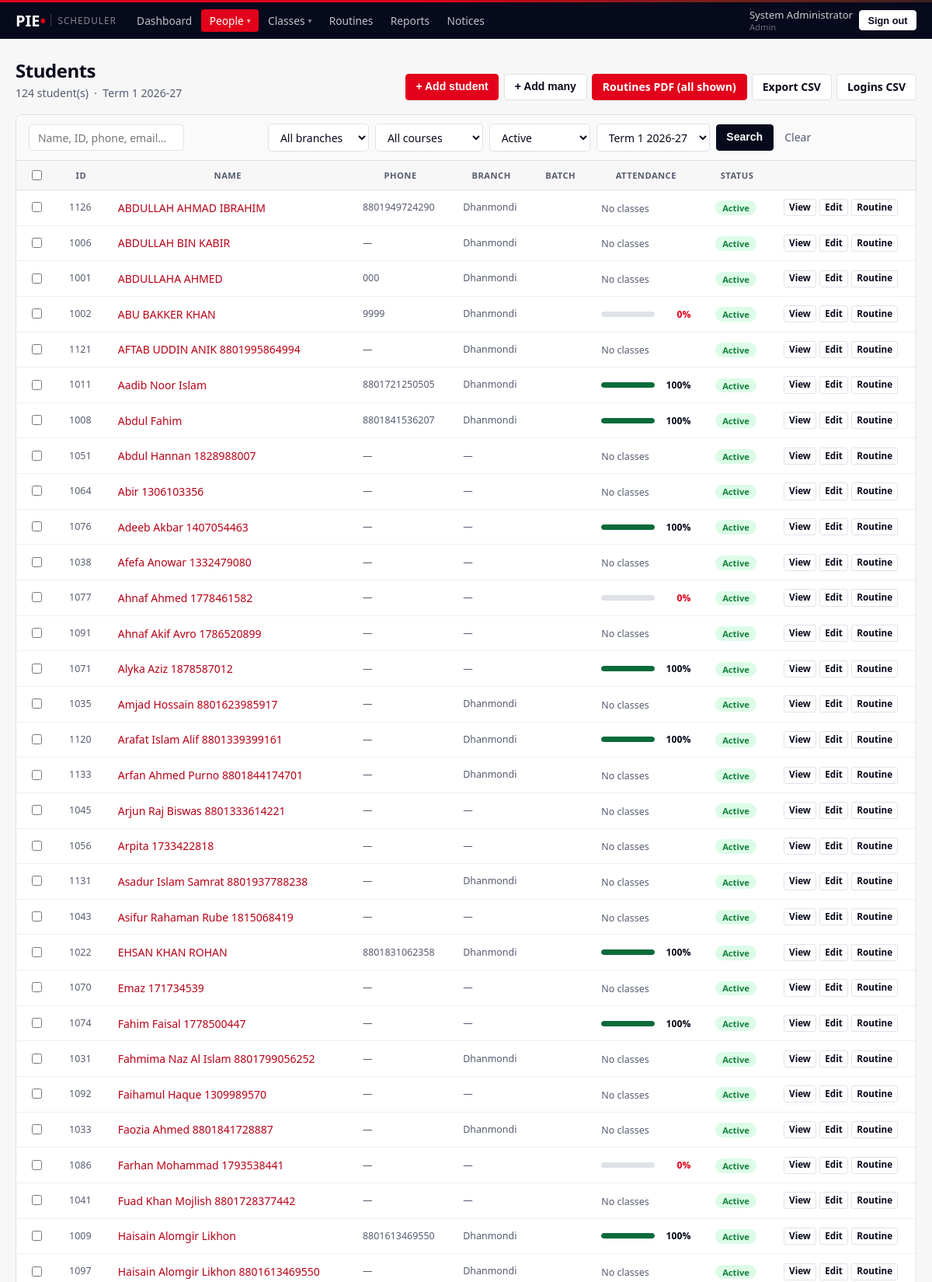
The page /admin/students (signed in, upper part) on the database its author committed.
### models.py (models this page shows, shortened)
class User(UserMixin, db.Model):
    __tablename__ = "user"
    id           = db.Column(db.Integer, primary_key=True)
    username     = db.Column(db.String(64), unique=True, nullable=False, index=True)
    password_hash= db.Column(db.String(255), nullable=False)
    full_name    = db.Column(db.String(120), nullable=False)
    role         = db.Column(db.String(16), nullable=False, index=True)
    status       = db.Column(db.String(16), default="ACTIVE", nullable=False, index=True)
    phone        = db.Column(db.String(32))
    email        = db.Column(db.String(120))
    branch       = db.Column(db.String(32), index=True)
    subjects     = db.Column(db.String(255))          # teachers only
    max_daily_hours = db.Column(db.Float, default=8.0)# teachers only
    days_off     = db.Column(db.String(32))           # teachers: "0,3" = Mon,Thu
    work_hours   = db.Column(db.String(255))          # "0=10:00-20:00;1=14:00-20:00"
    initial_password = db.Column(db.String(64))
    created_at   = db.Column(db.DateTime, default=datetime.utcnow)
    @property
    def is_active(self):
        return self.status == "ACTIVE"
    @property
    def is_admin(self):
        return self.role == "ADMIN"

class Term(db.Model):
    __tablename__ = "term"
    id           = db.Column(db.Integer, primary_key=True)
    name         = db.Column(db.String(120), unique=True, nullable=False)
    start_date   = db.Column(db.Date, nullable=False)
    end_date     = db.Column(db.Date, nullable=False)
    is_current   = db.Column(db.Boolean, default=False, nullable=False)

### views_admin.py (the view)
@bp.route("/admin/students")
@login_required
@admin_only
def students():
    f = _filters()
    start, end, label = window_from_request()
    query   = student_search(**f)
    page    = paginate(query, request.args.get("page", type=int))
    summaries = bulk_attendance_summary([s.id for s in page.items], start, end)
    dupe_names = [n for (n,) in
                  db.session.query(func.lower(User.full_name))
                  .filter_by(role="STUDENT")
                  .group_by(func.lower(User.full_name))
                  .having(func.count(User.id) > 1).all()]
    return render_template("admin/students.html",
                           page=page, filters=f, summaries=summaries,
                           window_label=label, dupe_count=len(dupe_names),
                           next_id=next_student_id(), **_lists())

### helpers.py (called while the page is built, shortened)
def role_required(*roles):
    def decorator(f):
        @wraps(f)
        def inner(*args, **kwargs):
            if not current_user.is_authenticated:
                return redirect(url_for("login"))
            if current_user.role not in roles:
                abort(403)
            return f(*args, **kwargs)
        return inner
    return decorator

def read_only_guard():
    if not current_user.is_authenticated:
        return None
    if current_user.role != "STUDENT_VIEWER":
        return None

def next_student_id():
    last = (User.query.filter_by(role="STUDENT")
            .order_by(User.id.desc()).first())
    if not last:
        return "1001"
    try:
        return str(int(last.username) + 1)
    except ValueError:
        return str(User.query.filter_by(role="STUDENT").count() + 1001)

def window_from_request():
    tid = request.args.get("term_id")
    if tid == "all":
        return date(2000, 1, 1), date(2099, 12, 31), "All time"
    if tid:
        t = db.session.get(Term, int(tid))
        if t:
            return t.start_date, t.end_date, t.name
    current = Term.query.filter_by(is_current=True).first()
    if current:
        return current.start_date, current.end_date, current.name
    return date(2000, 1, 1), date(2099, 12, 31), "All time"

def bulk_attendance_summary(student_ids, start, end):
    if not student_ids:
        return {}
    rows = (db.session.query(
                Attendance.student_id,
                func.count(Attendance.id).label("held"),
                func.sum(db.case((Attendance.status.in_(["Present", "Late"]), 1), else_=0))
                    .label("attended"))
            .filter(Attendance.student_id.in_(student_ids),
                    Attendance.date >= start,
                    Attendance.date <= end)
            .group_by(Attendance.student_id).all())
    out = {}
    for r in rows:
        pct = round(r.attended / r.held * 100) if r.held else 0
        out[r.student_id] = {"held": r.held, "attended": r.attended, "percent": pct}
    for sid in student_ids:
        if sid not in out:
            out[sid] = {"held": 0, "attended": 0, "percent": 0}
    return out

def paginate(query, page=None, per_page=50):
    page = page or 1
    total = query.count()
    items = query.offset((page - 1) * per_page).limit(per_page).all()
    return Pagination(items, page, per_page, total)

def page_args():
    args = request.args.to_dict()
    args.pop("page", None)
    return args

### templates/admin/students.html (shortened to what this page needs)
{% extends "base.html" %}
{% import "partials/macros.html" as m %}
{% block content %}
<div class="page-head">
  <div>
    <h1 class="page-title">Students</h1>
    <p class="page-sub">{{ page.total }} student(s) &nbsp;·&nbsp; {{ window_label }}</p>
  </div>
  <div class="head-actions">
    <button class="btn btn-primary" onclick="document.getElementById('addOneModal').style.display='flex'">
      + Add student
    </button>
    <button class="btn btn-outline" onclick="document.getElementById('addManyModal').style.display='flex'">
      + Add many
    </button>
    <a class="btn btn-primary" href="{{ url_for('admin.student_routines_pdf_route', **request.args) }}">
      Routines PDF (all shown)
    </a>
    <a class="btn btn-outline" href="{{ url_for('admin.students_export', **request.args) }}">Export CSV</a>
    <a class="btn btn-outline" href="{{ url_for('admin.credentials_export') }}">Logins CSV</a>
  </div>
</div>
<div class="panel p-0">
  <form class="filter-bar" method="get">
    <div class="fb-search">
      <input class="form-control" name="q" value="{{ filters.q }}"
             placeholder="Name, ID, phone, email…" autocomplete="off">
    </div>
    <select class="form-select" name="branch">
      <option value="">All branches</option>
    </select>
    <select class="form-select" name="course_id">
      <option value="">All courses</option>
    </select>
    <select class="form-select" name="status">
      <option value="ACTIVE"    {{ 'selected' if filters.status == 'ACTIVE' }}>Active</option>
    </select>
    <select class="form-select" name="term_id">
      {% for t in terms %}
        <option value="{{ t.id }}" {{ 'selected' if window_label == t.name }}>{{ t.name }}</option>
      {% endfor %}
    </select>
    <button class="btn btn-dark">Search</button>
    <a class="btn btn-link" href="{{ url_for('admin.students') }}">Clear</a>
  </form>
  <form method="post" action="{{ url_for('admin.students_action') }}" id="peopleForm">
    <div class="table-responsive">
      <table class="list-table" id="studentTable">
        <thead>
          <tr>
            <th class="tick"><input type="checkbox" data-select-all></th>
            <th>ID</th><th>Name</th><th>Phone</th><th>Branch</th><th>Batch</th>
            <th>Attendance</th><th>Status</th><th></th>
          </tr>
        </thead>
        <tbody>
        {% for s in page.items %}
          {% set att = summaries.get(s.id, {}) %}
          <tr>
            <td class="tick"><input type="checkbox" name="user_ids" value="{{ s.id }}" data-row-tick></td>
            <td class="mono sub">{{ s.username }}</td>
            <td>
              <a href="{{ url_for('admin.student_profile', sid=s.id) }}">{{ s.full_name }}</a>
            </td>
            <td class="mono sub">{{ s.phone or '—' }}</td>
            <td class="sub">{{ s.branch or '—' }}</td>
            <td class="sub"></td>
            <td>{{ m.meter(att.get('percent', 0), att.get('held', 0)) }}</td>
            <td>{{ m.pill_status(s.status) }}</td>
            <td class="nowrap">
              <a class="btn btn-xs btn-outline"
                 href="{{ url_for('admin.student_profile', sid=s.id) }}">View</a>
              <a class="btn btn-xs btn-outline"
                 href="{{ url_for('admin.edit_student', sid=s.id) }}">Edit</a>
              <a class="btn btn-xs btn-outline"
                 href="{{ url_for('admin.student_routine_pdf_route', sid=s.id) }}"
                 title="Routine PDF">Routine</a>
            </td>
          </tr>
        {% else %}
          <tr><td colspan="9" class="empty-line">No students match that search.</td></tr>
        {% endfor %}
        </tbody>
      </table>
    </div>
  </form>
</div>
{% endblock %}

### templates/base.html (shortened to what this page needs)
<!DOCTYPE html>
<html lang="en">
<head>
<link rel="stylesheet" href="{{ url_for('static', filename='css/style.css') }}">
</head>
<body>
{% if current_user.is_authenticated %}
<header class="app-bar">
  <div class="bar-inner">
    <a class="wordmark" href="{{ url_for('dashboard') }}">
      PIE<span class="wm-pie"> &bull;</span>
      <span class="wm-app">Scheduler</span>
    </a>
    <nav class="main-nav">
      {% if current_user.is_admin %}
        <a class="nav-link {{ 'active' if request.endpoint == 'admin.overview' }}"
           href="{{ url_for('admin.overview') }}">Dashboard</a>
        <div class="nav-drop">
          <button type="button" class="nav-link nav-drop-btn
            {{ 'active' if request.endpoint and ('student' in request.endpoint
               or 'teacher' in request.endpoint or 'batch' in request.endpoint) }}">
            People <span class="caret">&#9662;</span>
          </button>
        </div>
        <div class="nav-drop">
          <button type="button" class="nav-link nav-drop-btn
            {{ 'active' if request.endpoint and ('course' in request.endpoint
               or 'class' in request.endpoint or 'schedule' in request.endpoint
               or request.endpoint == 'admin.calendar') }}">
            Classes <span class="caret">&#9662;</span>
          </button>
        </div>
        <a class="nav-link {{ 'active' if request.endpoint and 'routines' in request.endpoint }}"
           href="{{ url_for('admin.routines') }}">Routines</a>
        <a class="nav-link {{ 'active' if request.endpoint == 'admin.reports' }}"
           href="{{ url_for('admin.reports') }}">Reports</a>
        <a class="nav-link {{ 'active' if request.endpoint == 'admin.notices' }}"
           href="{{ url_for('admin.notices') }}">Notices</a>
      {% elif current_user.is_viewer %}
        <a class="nav-link {{ 'active' if 'viewer' in (request.endpoint or '') }}"
           href="{{ url_for('viewer.search') }}">Student Records</a>
      {% elif current_user.is_teacher %}
        <a class="nav-link {{ 'active' if request.endpoint == 'teacher.my_schedule' }}"
           href="{{ url_for('teacher.my_schedule') }}">My Schedule</a>
        <a class="nav-link {{ 'active' if request.endpoint in ('teacher.my_courses','teacher.course') }}"
           href="{{ url_for('teacher.my_courses') }}">My Courses</a>
      {% elif current_user.is_student %}
        <a class="nav-link {{ 'active' if request.endpoint == 'student.dashboard' }}"
           href="{{ url_for('student.dashboard') }}">My Learning</a>
      {% endif %}
    </nav>
    <div class="bar-user">
      <span class="who">{{ current_user.full_name }}<em>{{ current_user.role|title }}</em></span>
      <a href="{{ url_for('logout') }}">
        <button class="btn-signout">Sign out</button>
      </a>
    </div>
  </div>
</header>
{% endif %}
<div class="page">
  {% block content %}{% endblock %}
</div>
</body>
</html>

### templates/partials/macros.html (shortened to what this page needs)
{% macro meter(percent, held) %}
{% if held == 0 %}
  <span class="sub">No classes</span>
{% else %}
  <div class="meter">
    <div class="meter-bar">
      <div class="meter-fill {{ 'is-low' if percent < 75 else ('is-warn' if percent < 85 else '') }}"
           style="width:{{ percent }}%"></div>
    </div>
    <span class="meter-value {{ 'is-low' if percent < 75 else ('is-warn' if percent < 85 else '') }}">
      {{ percent }}%
    </span>
  </div>
{% endif %}
{% endmacro %}
{% macro pill_status(status) %}
{% if status == 'ACTIVE' %}<span class="pill pill-green">Active</span>
{% elif status == 'ARCHIVED' %}<span class="pill pill-gray">Archived</span>
{% else %}<span class="pill pill-gray">{{ status }}</span>
{% endif %}
{% endmacro %}

### rows shown on the page
User: full_name "System Administrator", role "Admin"
Term: name "Term 1 2026-27"
User: username "1126", full_name "ABDULLAH AHMAD IBRAHIM", phone "8801949724290", branch "Dhanmondi", shows "No classes", status "Active"
User: username "1006", full_name "ABDULLAH BIN KABIR", phone "—", branch "Dhanmondi", shows "No classes", status "Active"
User: username "1001", full_name "ABDULLAHA AHMED", phone "000", branch "Dhanmondi", shows "No classes", status "Active"
User: username "1002", full_name "ABU BAKKER KHAN", phone "9999", branch "Dhanmondi", percent "0", status "Active"
User: username "1121", full_name "AFTAB UDDIN ANIK 8801995864994", phone "—", branch "Dhanmondi", shows "No classes", status "Active"
User: username "1011", full_name "Aadib Noor Islam", phone "8801721250505", branch "Dhanmondi", percent "100", status "Active"
User: username "1008", full_name "Abdul Fahim", phone "8801841536207", branch "Dhanmondi", percent "100", status "Active"
User: username "1051", full_name "Abdul Hannan 1828988007", phone "—", branch "—", shows "No classes", status "Active"
User: username "1064", full_name "Abir 1306103356", phone "—", branch "—", shows "No classes", status "Active"
User: username "1076", full_name "Adeeb Akbar 1407054463", phone "—", branch "—", percent "100", status "Active"
User: username "1038", full_name "Afefa Anowar 1332479080", phone "—", branch "—", shows "No classes", status "Active"
User: username "1077", full_name "Ahnaf Ahmed 1778461582", phone "—", branch "—", percent "0", status "Active"
User: username "1091", full_name "Ahnaf Akif Avro 1786520899", phone "—", branch "—", shows "No classes", status "Active"
User: username "1071", full_name "Alyka Aziz 1878587012", phone "—", branch "—", percent "100", status "Active"
User: username "1035", full_name "Amjad Hossain 8801623985917", phone "—", branch "Dhanmondi", shows "No classes", status "Active"
User: username "1120", full_name "Arafat Islam Alif 8801339399161", phone "—", branch "Dhanmondi", percent "100", status "Active"
User: username "1133", full_name "Arfan Ahmed Purno 8801844174701", phone "—", branch "Dhanmondi", shows "No classes", status "Active"
User: username "1045", full_name "Arjun Raj Biswas 8801333614221", phone "—", branch "—", shows "No classes", status "Active"
User: username "1056", full_name "Arpita 1733422818", phone "—", branch "—", shows "No classes", status "Active"
User: username "1131", full_name "Asadur Islam Samrat 8801937788238", phone "—", branch "Dhanmondi", shows "No classes", status "Active"
User: username "1043", full_name "Asifur Rahaman Rube 1815068419", phone "—", branch "—", shows "No classes", status "Active"
User: username "1022", full_name "EHSAN KHAN ROHAN", phone "8801831062358", branch "Dhanmondi", percent "100", status "Active"
User: username "1070", full_name "Emaz 171734539", phone "—", branch "—", shows "No classes", status "Active"
User: username "1074", full_name "Fahim Faisal 1778500447", phone "—", branch "—", percent "100", status "Active"
User: username "1031", full_name "Fahmima Naz Al Islam 8801799056252", phone "—", branch "Dhanmondi", shows "No classes", status "Active"
User: username "1092", full_name "Faihamul Haque 1309989570", phone "—", branch "—", shows "No classes", status "Active"
User: username "1033", full_name "Faozia Ahmed 8801841728887", phone "—", branch "Dhanmondi", shows "No classes", status "Active"
User: username "1086", full_name "Farhan Mohammad 1793538441", phone "—", branch "—", percent "0", status "Active"
User: username "1041", full_name "Fuad Khan Mojlish 8801728377442", phone "—", branch "—", shows "No classes", status "Active"
User: username "1009", full_name "Haisain Alomgir Likhon", phone "8801613469550", branch "Dhanmondi", percent "100", status "Active"
User: username "1097", full_name "Haisain Alomgir Likhon 8801613469550", phone "—", branch "Dhanmondi", shows "No classes", status "Active"

### other values the page prints
{{ page.total }} "124"
form field term_id "Term 1 2026-27"
